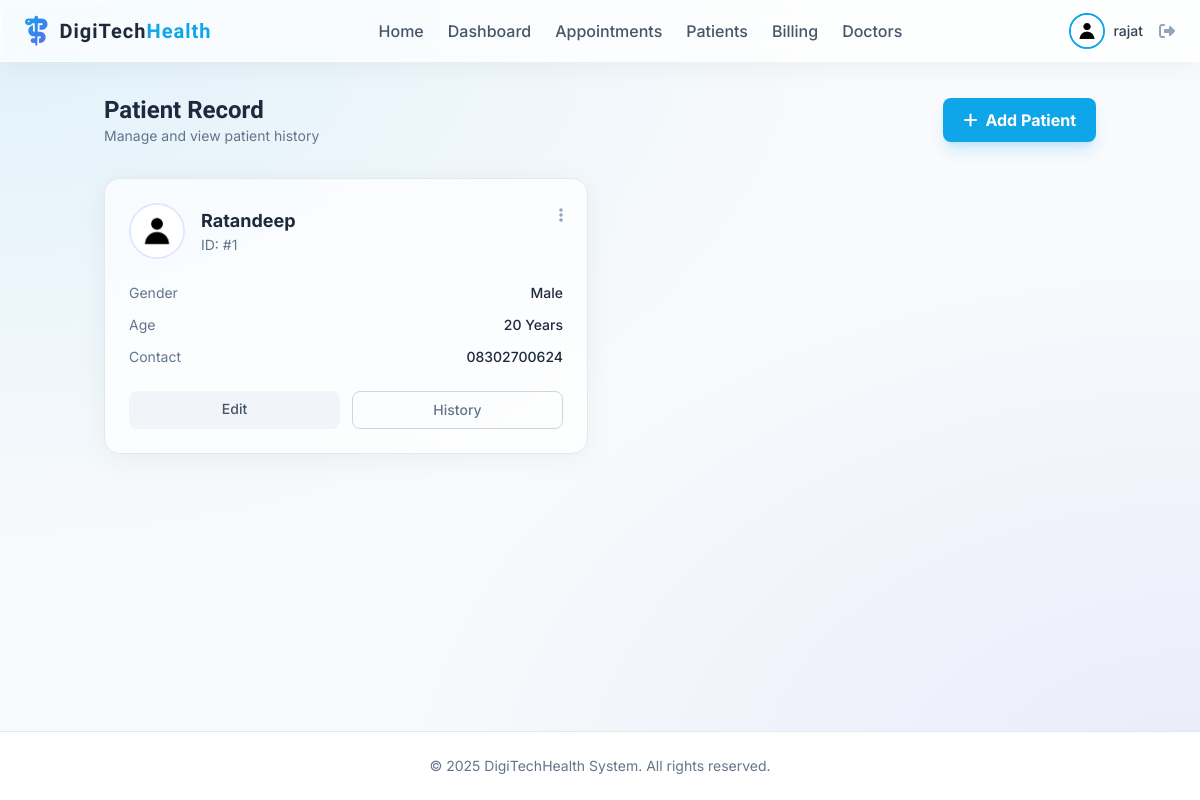
The app's page /patients (signed in) with its own data.
### app/models.py (models this page shows, shortened)
class User(db.Model, UserMixin):
    id = db.Column(db.Integer, primary_key=True)
    username = db.Column(db.String(20), unique=True, nullable=False)
    email = db.Column(db.String(120), unique=True, nullable=False)
    image_file = db.Column(db.String(20), nullable=False, default='default.jpg')
    password_hash = db.Column(db.String(128))
    role = db.Column(db.String(20), nullable=False, default='patient')

class Patient(db.Model):
    id = db.Column(db.Integer, primary_key=True)
    name = db.Column(db.String(100), nullable=False)
    age = db.Column(db.Integer, nullable=False)
    gender = db.Column(db.String(10), nullable=False)
    contact = db.Column(db.String(15), nullable=False)
    address = db.Column(db.Text, nullable=False)
    medical_history = db.Column(db.Text, nullable=True)
    image_file = db.Column(db.String(20), nullable=False, default='default.jpg')
    date_created = db.Column(db.DateTime, nullable=False, default=db.func.current_timestamp())

### app/patient/routes.py (the view)
@patient.route("/patients")
@login_required
def list_patients():
    patients = Patient.query.all()
    return render_template('patient/list.html', patients=patients)

### app/models.py (called while the page is built)
@login_manager.user_loader
def load_user(user_id):
    return User.query.get(int(user_id))

### app/templates/patient/list.html
{% extends "base.html" %}
{% block content %}
<div class="flex justify-between items-center mb-8">
    <div>
        <h2 class="text-2xl font-display font-bold text-slate-800">Patient Record</h2>
        <p class="text-slate-500 text-sm">Manage and view patient history</p>
    </div>
    <a href="{{ url_for('patient.add_patient') }}"
        class="px-5 py-2.5 bg-primary text-white font-bold rounded-lg hover:bg-sky-600 transition-colors shadow-lg shadow-primary/20 flex items-center">
        <i class="fa-solid fa-plus mr-2"></i> Add Patient
    </a>
</div>
<div class="grid grid-cols-1 md:grid-cols-2 xl:grid-cols-3 gap-6">
    {% for patient in patients %}
    <div class="glass p-6 rounded-2xl relative group hover:shadow-lg transition-all border border-slate-200">
        <div class="flex items-start justify-between">
            <div class="flex items-center">
                <div class="h-14 w-14 rounded-full border-2 border-indigo-100 overflow-hidden">
                    <img src="{{ url_for('static', filename='profile_pics/' + patient.image_file) }}"
                        alt="{{ patient.name }}" class="h-full w-full object-cover">
                </div>
                <div class="ml-4">
                    <h3 class="text-lg font-bold text-slate-800">{{ patient.name }}</h3>
                    <p class="text-sm text-slate-500">ID: #{{ patient.id }}</p>
                </div>
            </div>
            <div class="dropdown">
                <button class="text-slate-400 hover:text-primary"><i class="fa-solid fa-ellipsis-vertical"></i></button>
            </div>
        </div>
        <div class="mt-6 space-y-3">
            <div class="flex justify-between text-sm">
                <span class="text-slate-500">Gender</span>
                <span class="text-slate-800 font-medium">{{ patient.gender }}</span>
            </div>
            <div class="flex justify-between text-sm">
                <span class="text-slate-500">Age</span>
                <span class="text-slate-800 font-medium">{{ patient.age }} Years</span>
            </div>
            <div class="flex justify-between text-sm">
                <span class="text-slate-500">Contact</span>
                <span class="text-slate-800 font-medium">{{ patient.contact }}</span>
            </div>
        </div>
        <div class="mt-6 grid grid-cols-2 gap-3">
            <a href="{{ url_for('patient.update_patient', patient_id=patient.id) }}"
                class="py-2 rounded-lg bg-slate-100 text-slate-600 text-sm font-medium hover:bg-slate-200 text-center transition-colors">
                Edit
            </a>
            <button
                class="py-2 rounded-lg border border-slate-300 text-slate-500 text-sm font-medium hover:text-primary hover:border-primary text-center transition-colors">
                History
            </button>
        </div>
    </div>
    {% else %}
    <div class="col-span-full py-12 text-center text-slate-500">
        <i class="fa-solid fa-users-slash text-5xl mb-4 opacity-50"></i>
        <p>No patients found. Add one to get started.</p>
    </div>
    {% endfor %}
</div>
{% endblock %}

### app/templates/base.html (shortened to what this page needs)
<!doctype html>
<html lang="en">
<head>
  <script src="https://cdn.tailwindcss.com"></script>
  <link rel="stylesheet" href="https://cdnjs.cloudflare.com/ajax/libs/font-awesome/6.4.0/css/all.min.css">
  <link rel="stylesheet" href="{{ url_for('static', filename='css/main.css') }}">
</head>
<body class="overflow-x-hidden">
  <div class="min-h-screen flex flex-col">
    {% if current_user.is_authenticated %}
    <nav class="glass sticky top-0 z-50 px-6 py-3 flex justify-between items-center">
      <div class="flex items-center">
        <i class="fa-solid fa-staff-snake text-3xl gradient-text mr-3"></i>
        <a href="{{ url_for('main.home') }}" class="text-xl font-display font-bold text-slate-800 tracking-wider">
          DigiTech<span class="text-primary">Health</span>
        </a>
      </div>
      <div class="hidden lg:flex items-center space-x-6">
        <a href="{{ url_for('main.home') }}"
          class="font-medium text-slate-600 hover:text-primary transition-colors {{ 'text-primary' if request.endpoint == 'main.home' }}">Home</a>
        <a href="{{ url_for('main.dashboard') }}"
          class="font-medium text-slate-600 hover:text-primary transition-colors {{ 'text-primary' if request.endpoint == 'main.dashboard' }}">Dashboard</a>
        <a href="{{ url_for('appointment.list_appointments') }}"
          class="font-medium text-slate-600 hover:text-primary transition-colors {{ 'text-primary' in request.endpoint and 'appointment' in request.endpoint }}">Appointments</a>
        <a href="{{ url_for('patient.list_patients') }}"
          class="font-medium text-slate-600 hover:text-primary transition-colors {{ 'text-primary' in request.endpoint and 'patient' in request.endpoint }}">Patients</a>
        <a href="{{ url_for('billing.list_invoices') }}"
          class="font-medium text-slate-600 hover:text-primary transition-colors {{ 'text-primary' in request.endpoint and 'billing' in request.endpoint }}">Billing</a>
        <a href="{{ url_for('doctor.list_doctors') }}"
          class="font-medium text-slate-600 hover:text-primary transition-colors {{ 'text-primary' in request.endpoint and 'doctor' in request.endpoint }}">Doctors</a>
      </div>
      <div class="flex items-center space-x-4">
        <a href="{{ url_for('main.account') }}" class="flex items-center space-x-2 group">
          <div class="relative">
            <img
              class="h-9 w-9 rounded-full object-cover border-2 border-primary group-hover:border-secondary transition-colors"
              src="{{ url_for('static', filename='profile_pics/' + current_user.image_file) }}"
              alt="{{ current_user.username }}">
          </div>
          <span class="hidden md:block font-medium text-sm text-slate-700 group-hover:text-primary transition-colors">{{
            current_user.username }}</span>
        </a>
        <a href="{{ url_for('auth.logout') }}" class="text-slate-400 hover:text-red-500 transition-colors"
          title="Logout">
          <i class="fa-solid fa-right-from-bracket"></i>
        </a>
      </div>
    </nav>
    {% endif %}
    <main class="flex-1 container mx-auto px-4 py-8">
      <div class="fade-in-up">
        {% block content %}{% endblock %}
      </div>
    </main>
    <footer class="bg-white border-t border-slate-200 py-6 mt-auto">
      <div class="container mx-auto px-4 text-center text-slate-500 text-sm">
        &copy; 2025 DigiTechHealth System. All rights reserved.
      </div>
    </footer>
  </div>
</body>
</html>

### app/static/css/main.css (style rules this page uses)
.glass { background: rgba(255, 255, 255, 0.7); backdrop-filter: blur(12px); -webkit-backdrop-filter: blur(12px); border: 1px solid rgba(255, 255, 255, 0.5); box-shadow: 0 4px 30px rgba(0, 0, 0, 0.05); }
.gradient-text { background: linear-gradient(135deg, #0ea5e9, #6366f1); -webkit-background-clip: text; background-clip: text; color: transparent; }

### app/templates/base.html (style rules this page uses)
body { background-color: #f8fafc; background-image: radial-gradient(at 0% 0%, rgba(14, 165, 233, 0.1) 0, transparent 50%), radial-gradient(at 100% 100%, rgba(99, 102, 241, 0.1) 0, transparent 50%); color: #1e293b; font-family: 'Inter', sans-serif; min-height: 100vh; }

### records on screen
User: image_file (placeholder picture), username "rajat"
Patient: image_file (placeholder picture), name "Ratandeep", id "1", gender "Male", age "20", contact "08302700624"
